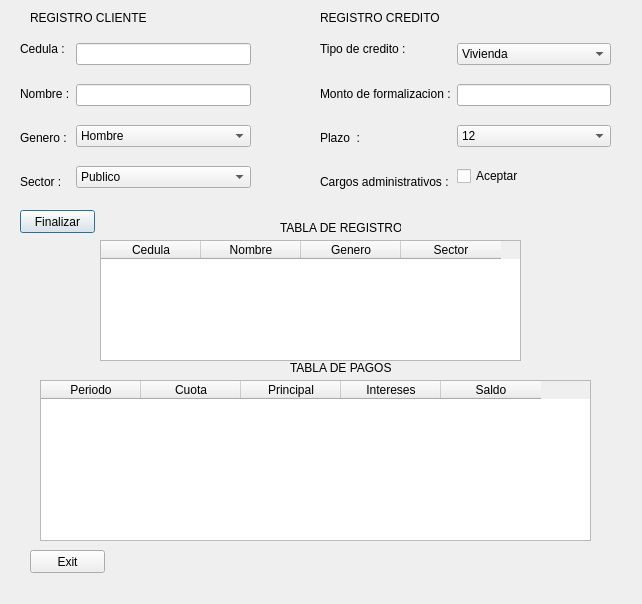
<?xml version="1.0" encoding="UTF-8"?>
<ui version="4.0">
 <class>PantallaMenu</class>
 <widget class="QDialog" name="PantallaMenu">
  <property name="geometry">
   <rect>
    <x>0</x>
    <y>0</y>
    <width>642</width>
    <height>604</height>
   </rect>
  </property>
  <property name="windowTitle">
   <string>Registro Cliente</string>
  </property>
  <widget class="QLabel" name="label_5">
   <property name="geometry">
    <rect>
     <x>30</x>
     <y>10</y>
     <width>121</width>
     <height>16</height>
    </rect>
   </property>
   <property name="text">
    <string>REGISTRO CLIENTE</string>
   </property>
  </widget>
  <widget class="QLabel" name="label_6">
   <property name="geometry">
    <rect>
     <x>320</x>
     <y>10</y>
     <width>161</width>
     <height>16</height>
    </rect>
   </property>
   <property name="text">
    <string>REGISTRO CREDITO</string>
   </property>
  </widget>
  <widget class="QPushButton" name="btnFinalizar_2">
   <property name="geometry">
    <rect>
     <x>20</x>
     <y>210</y>
     <width>75</width>
     <height>23</height>
    </rect>
   </property>
   <property name="text">
    <string>Finalizar</string>
   </property>
  </widget>
  <widget class="QTableWidget" name="tblBitacora">
   <property name="geometry">
    <rect>
     <x>40</x>
     <y>380</y>
     <width>551</width>
     <height>161</height>
    </rect>
   </property>
   <column>
    <property name="text">
     <string>Periodo</string>
    </property>
   </column>
   <column>
    <property name="text">
     <string>Cuota</string>
    </property>
   </column>
   <column>
    <property name="text">
     <string>Principal</string>
    </property>
   </column>
   <column>
    <property name="text">
     <string>Intereses</string>
    </property>
   </column>
   <column>
    <property name="text">
     <string>Saldo</string>
    </property>
   </column>
  </widget>
  <widget class="QPushButton" name="btnFinalizar">
   <property name="geometry">
    <rect>
     <x>30</x>
     <y>550</y>
     <width>75</width>
     <height>23</height>
    </rect>
   </property>
   <property name="text">
    <string>Exit</string>
   </property>
  </widget>
  <widget class="QWidget" name="layoutWidget">
   <property name="geometry">
    <rect>
     <x>20</x>
     <y>30</y>
     <width>231</width>
     <height>171</height>
    </rect>
   </property>
   <layout class="QHBoxLayout" name="horizontalLayout">
    <item>
     <layout class="QVBoxLayout" name="verticalLayout">
      <item>
       <widget class="QLabel" name="label_4">
        <property name="text">
         <string>Cedula :</string>
        </property>
       </widget>
      </item>
      <item>
       <widget class="QLabel" name="label">
        <property name="text">
         <string>Nombre :</string>
        </property>
       </widget>
      </item>
      <item>
       <widget class="QLabel" name="label_2">
        <property name="text">
         <string>Genero :</string>
        </property>
       </widget>
      </item>
      <item>
       <widget class="QLabel" name="label_3">
        <property name="text">
         <string>Sector :</string>
        </property>
       </widget>
      </item>
     </layout>
    </item>
    <item>
     <layout class="QVBoxLayout" name="verticalLayout_2">
      <item>
       <widget class="QLineEdit" name="txtCedula"/>
      </item>
      <item>
       <widget class="QLineEdit" name="txtNombre"/>
      </item>
      <item>
       <widget class="QComboBox" name="cmbGenero">
        <item>
         <property name="text">
          <string>Hombre</string>
         </property>
        </item>
        <item>
         <property name="text">
          <string>Mujer</string>
         </property>
        </item>
        <item>
         <property name="text">
          <string>Otro</string>
         </property>
        </item>
       </widget>
      </item>
      <item>
       <widget class="QComboBox" name="cmbSector">
        <item>
         <property name="text">
          <string>Publico</string>
         </property>
        </item>
        <item>
         <property name="text">
          <string>Privado</string>
         </property>
        </item>
       </widget>
      </item>
     </layout>
    </item>
   </layout>
  </widget>
  <widget class="QWidget" name="layoutWidget">
   <property name="geometry">
    <rect>
     <x>320</x>
     <y>30</y>
     <width>291</width>
     <height>171</height>
    </rect>
   </property>
   <layout class="QHBoxLayout" name="horizontalLayout_2">
    <item>
     <layout class="QVBoxLayout" name="verticalLayout_3">
      <item>
       <widget class="QLabel" name="label_8">
        <property name="text">
         <string>Tipo de credito :</string>
        </property>
       </widget>
      </item>
      <item>
       <widget class="QLabel" name="label_9">
        <property name="text">
         <string>Monto de formalizacion :</string>
        </property>
       </widget>
      </item>
      <item>
       <widget class="QLabel" name="label_11">
        <property name="text">
         <string>Plazo  :</string>
        </property>
       </widget>
      </item>
      <item>
       <widget class="QLabel" name="label_12">
        <property name="text">
         <string>Cargos administrativos :</string>
        </property>
       </widget>
      </item>
     </layout>
    </item>
    <item>
     <layout class="QVBoxLayout" name="verticalLayout_4">
      <item>
       <widget class="QComboBox" name="cmbTipoCredito">
        <item>
         <property name="text">
          <string>Vivienda </string>
         </property>
        </item>
        <item>
         <property name="text">
          <string>Consumo</string>
         </property>
        </item>
       </widget>
      </item>
      <item>
       <widget class="QLineEdit" name="txtMonto"/>
      </item>
      <item>
       <widget class="QComboBox" name="cmbPlazo">
        <item>
         <property name="text">
          <string>12</string>
         </property>
        </item>
        <item>
         <property name="text">
          <string>24</string>
         </property>
        </item>
        <item>
         <property name="text">
          <string>36</string>
         </property>
        </item>
        <item>
         <property name="text">
          <string>48</string>
         </property>
        </item>
        <item>
         <property name="text">
          <string>60</string>
         </property>
        </item>
       </widget>
      </item>
      <item>
       <widget class="QCheckBox" name="checkAdmin">
        <property name="text">
         <string>Aceptar</string>
        </property>
       </widget>
      </item>
     </layout>
    </item>
   </layout>
  </widget>
  <widget class="QTableWidget" name="tblBitacora2">
   <property name="geometry">
    <rect>
     <x>100</x>
     <y>240</y>
     <width>421</width>
     <height>121</height>
    </rect>
   </property>
   <column>
    <property name="text">
     <string>Cedula</string>
    </property>
   </column>
   <column>
    <property name="text">
     <string>Nombre</string>
    </property>
   </column>
   <column>
    <property name="text">
     <string>Genero</string>
    </property>
   </column>
   <column>
    <property name="text">
     <string>Sector</string>
    </property>
   </column>
  </widget>
  <widget class="QLabel" name="label_7">
   <property name="geometry">
    <rect>
     <x>290</x>
     <y>360</y>
     <width>101</width>
     <height>16</height>
    </rect>
   </property>
   <property name="text">
    <string>TABLA DE PAGOS</string>
   </property>
  </widget>
  <widget class="QLabel" name="label_13">
   <property name="geometry">
    <rect>
     <x>280</x>
     <y>220</y>
     <width>121</width>
     <height>16</height>
    </rect>
   </property>
   <property name="text">
    <string>TABLA DE REGISTRO</string>
   </property>
  </widget>
 </widget>
 <resources/>
 <connections/>
</ui>
